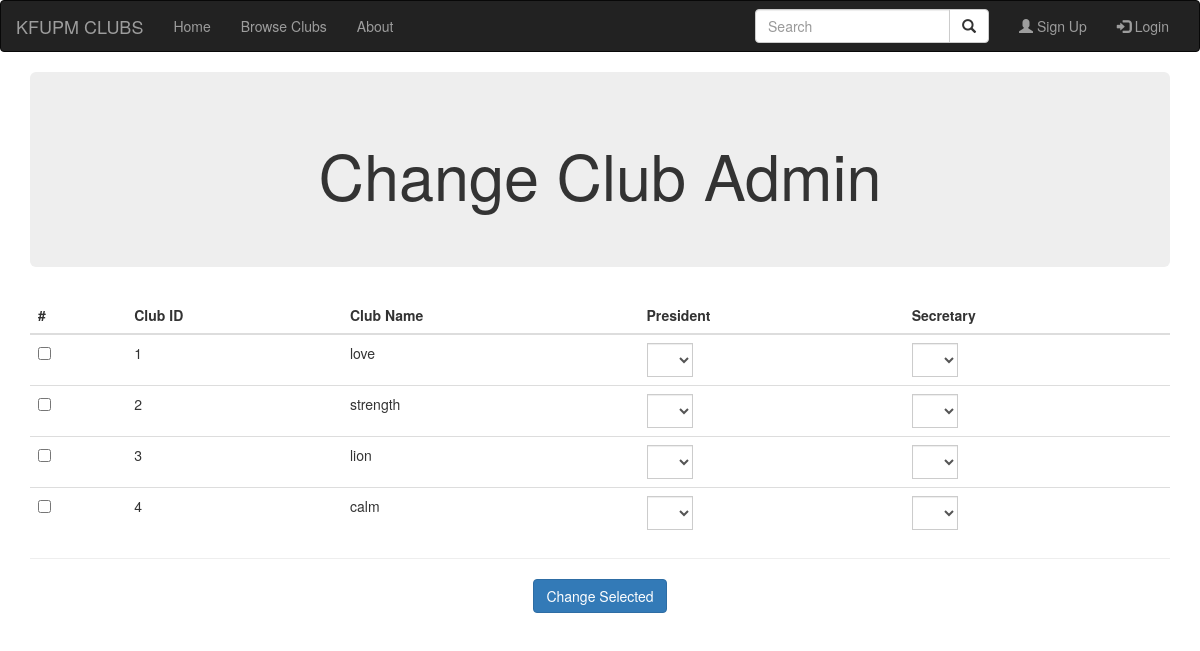
/pages/change_club_admin.php, run on the app's committed database.
### tables this page shows
CREATE TABLE `Club` (
ID int NOT NULL AUTO_INCREMENT,
Name varchar(15) NOT NULL,
Address varchar(30) NOT NULL,
Phone varchar(20) NOT NULL,
Descr varchar(50) NOT NULL,
DepartmentID int NOT NULL,
StatusID int NOT NULL,
primary key(ID),
foreign key (StatusID) references Status(ID),
foreign key (DepartmentID) references Department(ID)
);

### php/change_club_admin.php (the view, shortened to what this page needs)
<?php
echo "<div class=\"table-responsive\">
  <table class=\"table\">
    <thead>
      <tr>
        <th>#</th>
        <th>Club ID</th>
        <th>Club Name</th>
		<th>President</th>
		<th>Secretary</th>
      </tr>
    </thead>
    <tbody>";
	$server = 'kstds.ca8twtlpsix7.me-south-1.rds.amazonaws.com';
	$port = 3306;
	$db_username = 'admin';
	$db_password = 'KFUPM123';
	$db_name = 'kstds';
	$mysqli = new mysqli($server .":" .$port, $db_username, $db_password, $db_name);
	$clubs_query = "SELECT ID, Name FROM Club";
	$clubs = mysqli_query($mysqli, $clubs_query)
		or die("Failed to query clubs" .mysqli_error($mysqli));
	if(mysqli_num_rows($clubs) > 0) {
		$count = 1;
		while($row = mysqli_fetch_assoc($clubs)) {
			$president_query = "SELECT StudentID FROM ClubAdmin WHERE ClubID = '" .$row['ID'] ."' AND Role = 'president' AND ToDate is NULL";
			$secretary_query = "SELECT StudentID FROM ClubAdmin WHERE ClubID = '" .$row['ID'] ."' AND Role = 'secrtary' AND ToDate is NULL";
			$result = mysqli_query($mysqli, $president_query)
				or die("Failed to query president" .mysqli_error($mysqli));
			if(mysqli_num_rows($result) > 0) {
				$rRow = mysqli_fetch_assoc($result);
				$president = $rRow['StudentID'];
			} else {
				$president = NULL;
			}
			$result = mysqli_query($mysqli, $secretary_query)
				or die("Failed to query secretary" .mysqli_error($mysqli));
			if(mysqli_num_rows($result) > 0) {
				$rRow = mysqli_fetch_assoc($result);
				$secretary = $rRow['StudentID'];
			} else {
				$secretary = NULL;
			}
			echo "<tr>";
			echo "<td>";
			echo "<input name='cc[]' type='checkbox' value='" .$row['ID'] ."," .$count ."'>";
			echo "</td>";
			echo "<td>" .$row['ID'] ."</td>";
			echo "<td>" .$row['Name'] ."</td>";
			echo "<td>";
			president($president, $row['ID'], $count);
			echo "</td>";
			echo "<td>";
			secretary($secretary, $row['ID'], $count);
			echo "</tr>";
			$count = $count + 1;
		}
	} else {
		die("Failed to retrieve any clubs");
	}
echo "</tbody>
	  </table>";
echo "<hr>";
echo "</div>";
function president($president_id, $club_id, $count) {
	echo '<div class="input-group">';
	echo "<select id='ps[" .$count ."]' name='ps[" .$count ."]' class='form-control'>";
	echo "<option selected>" .$president_id ."</option>";
}
function secretary($secretary_id, $club_id, $count) {
	echo '<div class="input-group">';
	echo "<select id='ss[" .$count ."]' name='ss[" .$count ."]' class='form-control'>";
	echo "<option selected>" .$secretary_id ."</option>";
}
?>

### data on the page
club: ID "1", Name "love"
club: ID "2", Name "strength"
club: ID "3", Name "lion"
club: ID "4", Name "calm"

### other printed values
$website_name "KFUPM CLUBS"
$text "Home Browse Clubs About"
$text "Sign Up Login"
